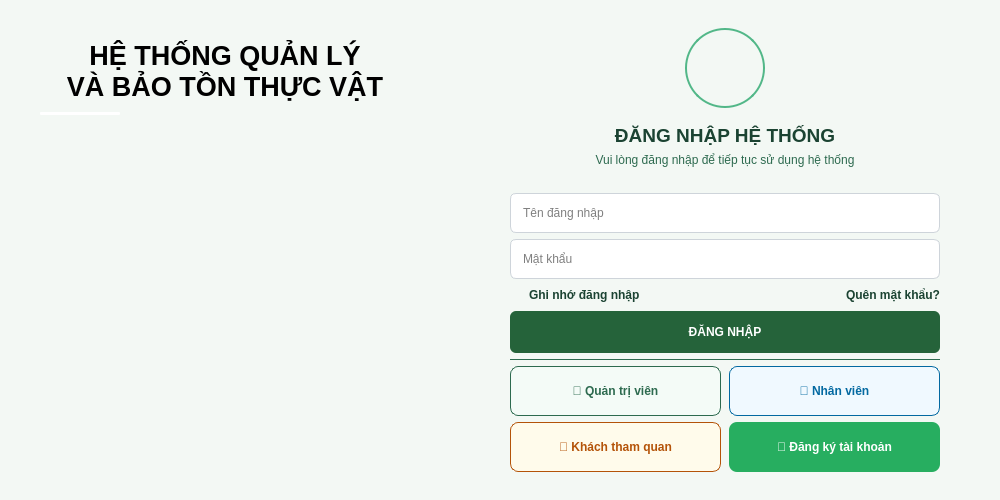
<?xml version="1.0" encoding="UTF-8"?>
<ui version="4.0">
 <class>LoginWindow</class>
 <widget class="QMainWindow" name="LoginWindow">
  <property name="geometry">
   <rect>
    <x>0</x>
    <y>0</y>
    <width>1000</width>
    <height>500</height>
   </rect>
  </property>
  <property name="windowTitle">
   <string>Hệ thống quản lý và bảo tồn thực vật - Đăng nhập</string>
  </property>
  <property name="styleSheet">
   <string notr="true">QMainWindow {
    background-color: #f3f8f4;
}</string>
  </property>
  <widget class="QWidget" name="centralwidget">
   <layout class="QHBoxLayout" name="horizontalLayout_main" stretch="1,1">
    <property name="spacing">
     <number>0</number>
    </property>
    <property name="leftMargin">
     <number>0</number>
    </property>
    <property name="topMargin">
     <number>0</number>
    </property>
    <property name="rightMargin">
     <number>0</number>
    </property>
    <property name="bottomMargin">
     <number>0</number>
    </property>
    <item>
     <widget class="QFrame" name="frame_left">
      <property name="minimumSize">
       <size>
        <width>400</width>
        <height>0</height>
       </size>
      </property>
      <property name="maximumSize">
       <size>
        <width>450</width>
        <height>16777215</height>
       </size>
      </property>
      <property name="styleSheet">
       <string notr="true">QFrame#frame_left {
    border-image: url(:images/ui/images/frame_left(4).jpg);
}</string>
      </property>
      <property name="frameShape">
       <enum>QFrame::NoFrame</enum>
      </property>
      <layout class="QVBoxLayout" name="verticalLayout_left" stretch="0,0,0,1">
       <property name="spacing">
        <number>10</number>
       </property>
       <property name="leftMargin">
        <number>40</number>
       </property>
       <property name="topMargin">
        <number>40</number>
       </property>
       <property name="rightMargin">
        <number>40</number>
       </property>
       <property name="bottomMargin">
        <number>40</number>
       </property>
       <item>
        <spacer name="verticalSpacer_top_left">
         <property name="orientation">
          <enum>Qt::Vertical</enum>
         </property>
         <property name="sizeHint" stdset="0">
          <size>
           <width>0</width>
           <height>0</height>
          </size>
         </property>
        </spacer>
       </item>
       <item>
        <widget class="QLabel" name="lbl_title_main">
         <property name="font">
          <font>
           <family>Arial</family>
           <pointsize>20</pointsize>
           <weight>75</weight>
           <bold>true</bold>
          </font>
         </property>
         <property name="styleSheet">
          <string notr="true">color: #ffffff; background: transparent;
color: rgb(0, 0, 0);</string>
         </property>
         <property name="text">
          <string>HỆ THỐNG QUẢN LÝ
VÀ BẢO TỒN THỰC VẬT</string>
         </property>
         <property name="alignment">
          <set>Qt::AlignCenter</set>
         </property>
         <property name="wordWrap">
          <bool>true</bool>
         </property>
        </widget>
       </item>
       <item>
        <widget class="QFrame" name="line_decorator">
         <property name="minimumSize">
          <size>
           <width>80</width>
           <height>3</height>
          </size>
         </property>
         <property name="maximumSize">
          <size>
           <width>80</width>
           <height>3</height>
          </size>
         </property>
         <property name="styleSheet">
          <string notr="true">background-color: #ffffff; border-radius: 1px;</string>
         </property>
        </widget>
       </item>
       <item>
        <spacer name="verticalSpacer_bottom_left">
         <property name="orientation">
          <enum>Qt::Vertical</enum>
         </property>
         <property name="sizeHint" stdset="0">
          <size>
           <width>0</width>
           <height>0</height>
          </size>
         </property>
        </spacer>
       </item>
      </layout>
     </widget>
    </item>
    <item>
     <widget class="QFrame" name="frame_right">
      <property name="styleSheet">
       <string notr="true">QFrame#frame_right {
    border-image: url(:images/ui/images/frame_right(2).jpg);
}</string>
      </property>
      <layout class="QVBoxLayout" name="verticalLayout_right">
       <property name="leftMargin">
        <number>60</number>
       </property>
       <property name="rightMargin">
        <number>60</number>
       </property>
       <item>
        <layout class="QVBoxLayout" name="layout_form_container">
         <item>
          <spacer name="verticalSpacer_form_top">
           <property name="orientation">
            <enum>Qt::Vertical</enum>
           </property>
           <property name="sizeHint" stdset="0">
            <size>
             <width>0</width>
             <height>0</height>
            </size>
           </property>
          </spacer>
         </item>
         <item alignment="Qt::AlignHCenter">
          <widget class="QLabel" name="lbl_logo">
           <property name="minimumSize">
            <size>
             <width>80</width>
             <height>80</height>
            </size>
           </property>
           <property name="maximumSize">
            <size>
             <width>80</width>
             <height>80</height>
            </size>
           </property>
           <property name="styleSheet">
            <string notr="true">QLabel#lbl_logo {
	font: 12pt &quot;MS Shell Dlg 2&quot;;
    border: 2px solid #52b788;
    border-radius: 40px;
    border-image: url(:images/ui/images/logo_tron.png) 0 0 0 0 stretch stretch;
    background-color: transparent;
}</string>
           </property>
           <property name="text">
            <string/>
           </property>
          </widget>
         </item>
         <item>
          <widget class="QLabel" name="lbl_login_title">
           <property name="font">
            <font>
             <family>Arial</family>
             <pointsize>14</pointsize>
             <weight>75</weight>
             <bold>true</bold>
            </font>
           </property>
           <property name="styleSheet">
            <string notr="true">color: #1b4332; margin-top: 10px; background: transparent;</string>
           </property>
           <property name="text">
            <string>ĐĂNG NHẬP HỆ THỐNG</string>
           </property>
           <property name="alignment">
            <set>Qt::AlignCenter</set>
           </property>
          </widget>
         </item>
         <item>
          <widget class="QLabel" name="lbl_login_desc">
           <property name="font">
            <font>
             <family>Arial</family>
             <pointsize>9</pointsize>
            </font>
           </property>
           <property name="styleSheet">
            <string notr="true">color: #2d6a4f; margin-bottom: 20px; background: transparent;</string>
           </property>
           <property name="text">
            <string>Vui lòng đăng nhập để tiếp tục sử dụng hệ thống</string>
           </property>
           <property name="alignment">
            <set>Qt::AlignCenter</set>
           </property>
          </widget>
         </item>
         <item>
          <widget class="QLineEdit" name="input_username">
           <property name="minimumSize">
            <size>
             <width>0</width>
             <height>40</height>
            </size>
           </property>
           <property name="styleSheet">
            <string notr="true">QLineEdit { border: 1px solid #ced4da; border-radius: 6px; padding-left: 10px; background-color: #ffffff; }</string>
           </property>
           <property name="placeholderText">
            <string>Tên đăng nhập</string>
           </property>
          </widget>
         </item>
         <item>
          <widget class="QLineEdit" name="input_password">
           <property name="minimumSize">
            <size>
             <width>0</width>
             <height>40</height>
            </size>
           </property>
           <property name="styleSheet">
            <string notr="true">QLineEdit { border: 1px solid #ced4da; border-radius: 6px; padding-left: 10px; background-color: #ffffff; }</string>
           </property>
           <property name="echoMode">
            <enum>QLineEdit::Password</enum>
           </property>
           <property name="placeholderText">
            <string>Mật khẩu</string>
           </property>
          </widget>
         </item>
         <item>
          <layout class="QHBoxLayout" name="horizontalLayout_options">
           <item>
            <widget class="QCheckBox" name="chk_remember">
             <property name="styleSheet">
              <string notr="true">color: #1b4332; background: transparent; font-weight: bold;</string>
             </property>
             <property name="text">
              <string>Ghi nhớ đăng nhập</string>
             </property>
            </widget>
           </item>
           <item>
            <spacer name="horizontalSpacer">
             <property name="orientation">
              <enum>Qt::Horizontal</enum>
             </property>
             <property name="sizeHint" stdset="0">
              <size>
               <width>0</width>
               <height>0</height>
              </size>
             </property>
            </spacer>
           </item>
           <item>
            <widget class="QLabel" name="lbl_forgot_pwd">
             <property name="text">
              <string>&lt;a href=&quot;#&quot; style=&quot;text-decoration:none; color:#1b4332; font-weight: bold;&quot;&gt;Quên mật khẩu?&lt;/a&gt;</string>
             </property>
            </widget>
           </item>
          </layout>
         </item>
         <item>
          <widget class="QPushButton" name="btn_login">
           <property name="minimumSize">
            <size>
             <width>0</width>
             <height>42</height>
            </size>
           </property>
           <property name="styleSheet">
            <string notr="true">QPushButton { background-color: #25633a; color: white; border-radius: 6px; font-weight: bold; } QPushButton:hover { background-color: #1b4332; }</string>
           </property>
           <property name="text">
            <string>ĐĂNG NHẬP</string>
           </property>
          </widget>
         </item>
         <item>
          <widget class="QFrame" name="line_separator">
           <property name="minimumSize">
            <size>
             <width>0</width>
             <height>1</height>
            </size>
           </property>
           <property name="styleSheet">
            <string notr="true">background-color: #2d6a4f; margin-top: 20px; margin-bottom: 10px;</string>
           </property>
          </widget>
         </item>
         <item>
          <layout class="QHBoxLayout" name="horizontalLayout_roles">
           <property name="spacing">
            <number>8</number>
           </property>
           <item>
            <widget class="QPushButton" name="btn_role_admin">
             <property name="minimumSize">
              <size>
               <width>0</width>
               <height>50</height>
              </size>
             </property>
             <property name="styleSheet">
              <string notr="true">QPushButton { background-color: #f4fbf7; border: 1px solid #2d6a4f; border-radius: 8px; color: #2d6a4f; font-weight: bold; }</string>
             </property>
             <property name="text">
              <string>🔑 Quản trị viên</string>
             </property>
            </widget>
           </item>
           <item>
            <widget class="QPushButton" name="btn_role_staff">
             <property name="minimumSize">
              <size>
               <width>0</width>
               <height>50</height>
              </size>
             </property>
             <property name="styleSheet">
              <string notr="true">QPushButton { background-color: #f0f9ff; border: 1px solid #0369a1; border-radius: 8px; color: #0369a1; font-weight: bold; }</string>
             </property>
             <property name="text">
              <string>👤 Nhân viên</string>
             </property>
            </widget>
           </item>
          </layout>
         </item>
         <item>
          <layout class="QHBoxLayout" name="horizontalLayout_guest">
           <property name="spacing">
            <number>8</number>
           </property>
           <item>
            <widget class="QPushButton" name="btn_role_guest">
             <property name="minimumSize">
              <size>
               <width>0</width>
               <height>50</height>
              </size>
             </property>
             <property name="styleSheet">
              <string notr="true">QPushButton { background-color: #fffbeb; border: 1px solid #b45309; border-radius: 8px; color: #b45309; font-weight: bold; }</string>
             </property>
             <property name="text">
              <string>👤 Khách tham quan</string>
             </property>
            </widget>
           </item>
           <item>
            <widget class="QPushButton" name="btn_register">
             <property name="minimumSize">
              <size>
               <width>0</width>
               <height>50</height>
              </size>
             </property>
             <property name="styleSheet">
              <string notr="true">QPushButton { background-color: #27ae60; color: white; border: none; border-radius: 8px; font-weight: bold; } QPushButton:hover { background-color: #219a52; }</string>
             </property>
             <property name="text">
              <string>📝 Đăng ký tài khoản</string>
             </property>
            </widget>
           </item>
          </layout>
         </item>
         <item>
          <spacer name="verticalSpacer_form_bottom">
           <property name="orientation">
            <enum>Qt::Vertical</enum>
           </property>
           <property name="sizeHint" stdset="0">
            <size>
             <width>0</width>
             <height>0</height>
            </size>
           </property>
          </spacer>
         </item>
        </layout>
       </item>
      </layout>
     </widget>
    </item>
   </layout>
  </widget>
 </widget>
 <resources>
  <include location="../resources.qrc"/>
 </resources>
 <connections/>
</ui>
